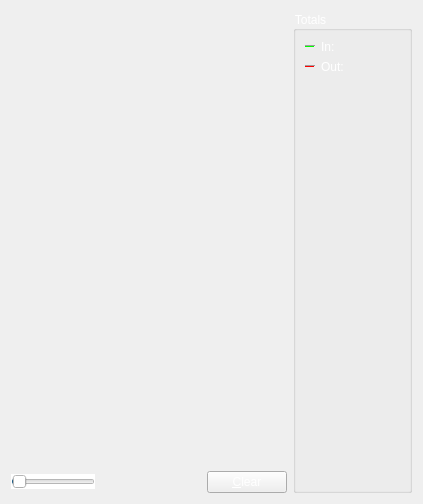
     <widget class="QWidget" name="tab_nettraffic">
      <attribute name="title">
       <string>&amp;Network Traffic</string>
      </attribute>
      <layout class="QHBoxLayout" name="horizontalLayout_3">
       <item>
        <layout class="QVBoxLayout" name="verticalLayout_4">
         <item>
          <widget class="TrafficGraphWidget" name="trafficGraph" native="true">
           <property name="sizePolicy">
            <sizepolicy hsizetype="Expanding" vsizetype="Expanding">
             <horstretch>0</horstretch>
             <verstretch>0</verstretch>
            </sizepolicy>
           </property>
          </widget>
         </item>
         <item>
          <layout class="QHBoxLayout" name="horizontalLayout_2">
           <item>
            <widget class="QSlider" name="sldGraphRange">
             <property name="styleSheet">
              <string notr="true">background: rgb(255, 255, 255);</string>
             </property>
             <property name="minimum">
              <number>1</number>
             </property>
             <property name="maximum">
              <number>288</number>
             </property>
             <property name="pageStep">
              <number>12</number>
             </property>
             <property name="value">
              <number>6</number>
             </property>
             <property name="orientation">
              <enum>Qt::Horizontal</enum>
             </property>
            </widget>
           </item>
           <item>
            <widget class="QLabel" name="lblGraphRange">
             <property name="minimumSize">
              <size>
               <width>100</width>
               <height>0</height>
              </size>
             </property>
             <property name="styleSheet">
              <string notr="true">color: rgb(255, 255, 255);</string>
             </property>
             <property name="alignment">
              <set>Qt::AlignCenter</set>
             </property>
            </widget>
           </item>
           <item>
            <widget class="QPushButton" name="btnClearTrafficGraph">
             <property name="styleSheet">
              <string notr="true">color: rgb(255, 255, 255);</string>
             </property>
             <property name="text">
              <string>&amp;Clear</string>
             </property>
            </widget>
           </item>
          </layout>
         </item>
        </layout>
       </item>
       <item>
        <layout class="QVBoxLayout" name="verticalLayout">
         <item>
          <widget class="QGroupBox" name="groupBox">
           <property name="styleSheet">
            <string notr="true">color: rgb(255, 255, 255);</string>
           </property>
           <property name="title">
            <string>Totals</string>
           </property>
           <layout class="QVBoxLayout" name="verticalLayout_5">
            <item>
             <layout class="QHBoxLayout" name="horizontalLayout_4">
              <item>
               <widget class="Line" name="line">
                <property name="sizePolicy">
                 <sizepolicy hsizetype="Fixed" vsizetype="Fixed">
                  <horstretch>0</horstretch>
                  <verstretch>0</verstretch>
                 </sizepolicy>
                </property>
                <property name="minimumSize">
                 <size>
                  <width>10</width>
                  <height>0</height>
                 </size>
                </property>
                <property name="palette">
                 <palette>
                  <active>
                   <colorrole role="WindowText">
                    <brush brushstyle="SolidPattern">
                     <color alpha="255">
                      <red>255</red>
                      <green>255</green>
                      <blue>255</blue>
                     </color>
                    </brush>
                   </colorrole>
                   <colorrole role="Light">
                    <brush brushstyle="SolidPattern">
                     <color alpha="255">
                      <red>0</red>
                      <green>255</green>
                      <blue>0</blue>
                     </color>
                    </brush>
                   </colorrole>
                   <colorrole role="Text">
                    <brush brushstyle="SolidPattern">
                     <color alpha="255">
                      <red>255</red>
                      <green>255</green>
                      <blue>255</blue>
                     </color>
                    </brush>
                   </colorrole>
                   <colorrole role="ButtonText">
                    <brush brushstyle="SolidPattern">
                     <color alpha="255">
                      <red>255</red>
                      <green>255</green>
                      <blue>255</blue>
                     </color>
                    </brush>
                   </colorrole>
                  </active>
                  <inactive>
                   <colorrole role="WindowText">
                    <brush brushstyle="SolidPattern">
                     <color alpha="255">
                      <red>255</red>
                      <green>255</green>
                      <blue>255</blue>
                     </color>
                    </brush>
                   </colorrole>
                   <colorrole role="Light">
                    <brush brushstyle="SolidPattern">
                     <color alpha="255">
                      <red>0</red>
                      <green>255</green>
                      <blue>0</blue>
                     </color>
                    </brush>
                   </colorrole>
                   <colorrole role="Text">
                    <brush brushstyle="SolidPattern">
                     <color alpha="255">
                      <red>255</red>
                      <green>255</green>
                      <blue>255</blue>
                     </color>
                    </brush>
                   </colorrole>
                   <colorrole role="ButtonText">
                    <brush brushstyle="SolidPattern">
                     <color alpha="255">
                      <red>255</red>
                      <green>255</green>
                      <blue>255</blue>
                     </color>
                    </brush>
                   </colorrole>
                  </inactive>
                  <disabled>
                   <colorrole role="WindowText">
                    <brush brushstyle="SolidPattern">
                     <color alpha="255">
                      <red>255</red>
                      <green>255</green>
                      <blue>255</blue>
                     </color>
                    </brush>
                   </colorrole>
                   <colorrole role="Light">
                    <brush brushstyle="SolidPattern">
                     <color alpha="255">
                      <red>0</red>
                      <green>255</green>
                      <blue>0</blue>
                     </color>
                    </brush>
                   </colorrole>
                   <colorrole role="Text">
                    <brush brushstyle="SolidPattern">
                     <color alpha="255">
                      <red>255</red>
                      <green>255</green>
                      <blue>255</blue>
                     </color>
                    </brush>
                   </colorrole>
                   <colorrole role="ButtonText">
                    <brush brushstyle="SolidPattern">
                     <color alpha="255">
                      <red>255</red>
                      <green>255</green>
                      <blue>255</blue>
                     </color>
                    </brush>
                   </colorrole>
                  </disabled>
                 </palette>
                </property>
                <property name="orientation">
                 <enum>Qt::Horizontal</enum>
                </property>
               </widget>
              </item>
              <item>
               <widget class="QLabel" name="label_16">
                <property name="text">
                 <string>In:</string>
                </property>
               </widget>
              </item>
              <item>
               <widget class="QLabel" name="lblBytesIn">
                <property name="minimumSize">
                 <size>
                  <width>50</width>
                  <height>0</height>
                 </size>
                </property>
                <property name="alignment">
                 <set>Qt::AlignRight|Qt::AlignTrailing|Qt::AlignVCenter</set>
                </property>
               </widget>
              </item>
             </layout>
            </item>
            <item>
             <layout class="QHBoxLayout" name="horizontalLayout_5">
              <item>
               <widget class="Line" name="line_2">
                <property name="sizePolicy">
                 <sizepolicy hsizetype="Fixed" vsizetype="Fixed">
                  <horstretch>0</horstretch>
                  <verstretch>0</verstretch>
                 </sizepolicy>
                </property>
                <property name="minimumSize">
                 <size>
                  <width>10</width>
                  <height>0</height>
                 </size>
                </property>
                <property name="palette">
                 <palette>
                  <active>
                   <colorrole role="WindowText">
                    <brush brushstyle="SolidPattern">
                     <color alpha="255">
                      <red>255</red>
                      <green>255</green>
                      <blue>255</blue>
                     </color>
                    </brush>
                   </colorrole>
                   <colorrole role="Light">
                    <brush brushstyle="SolidPattern">
                     <color alpha="255">
                      <red>255</red>
                      <green>0</green>
                      <blue>0</blue>
                     </color>
                    </brush>
                   </colorrole>
                   <colorrole role="Text">
                    <brush brushstyle="SolidPattern">
                     <color alpha="255">
                      <red>255</red>
                      <green>255</green>
                      <blue>255</blue>
                     </color>
                    </brush>
                   </colorrole>
                   <colorrole role="ButtonText">
                    <brush brushstyle="SolidPattern">
                     <color alpha="255">
                      <red>255</red>
                      <green>255</green>
                      <blue>255</blue>
                     </color>
                    </brush>
                   </colorrole>
                  </active>
                  <inactive>
                   <colorrole role="WindowText">
                    <brush brushstyle="SolidPattern">
                     <color alpha="255">
                      <red>255</red>
                      <green>255</green>
                      <blue>255</blue>
                     </color>
                    </brush>
                   </colorrole>
                   <colorrole role="Light">
                    <brush brushstyle="SolidPattern">
                     <color alpha="255">
                      <red>255</red>
                      <green>0</green>
                      <blue>0</blue>
                     </color>
                    </brush>
                   </colorrole>
                   <colorrole role="Text">
                    <brush brushstyle="SolidPattern">
                     <color alpha="255">
                      <red>255</red>
                      <green>255</green>
                      <blue>255</blue>
                     </color>
                    </brush>
                   </colorrole>
                   <colorrole role="ButtonText">
                    <brush brushstyle="SolidPattern">
                     <color alpha="255">
                      <red>255</red>
                      <green>255</green>
                      <blue>255</blue>
                     </color>
                    </brush>
                   </colorrole>
                  </inactive>
                  <disabled>
                   <colorrole role="WindowText">
                    <brush brushstyle="SolidPattern">
                     <color alpha="255">
                      <red>255</red>
                      <green>255</green>
                      <blue>255</blue>
                     </color>
                    </brush>
                   </colorrole>
                   <colorrole role="Light">
                    <brush brushstyle="SolidPattern">
                     <color alpha="255">
                      <red>255</red>
                      <green>0</green>
                      <blue>0</blue>
                     </color>
                    </brush>
                   </colorrole>
                   <colorrole role="Text">
                    <brush brushstyle="SolidPattern">
                     <color alpha="255">
                      <red>255</red>
                      <green>255</green>
                      <blue>255</blue>
                     </color>
                    </brush>
                   </colorrole>
                   <colorrole role="ButtonText">
                    <brush brushstyle="SolidPattern">
                     <color alpha="255">
                      <red>255</red>
                      <green>255</green>
                      <blue>255</blue>
                     </color>
                    </brush>
                   </colorrole>
                  </disabled>
                 </palette>
                </property>
                <property name="orientation">
                 <enum>Qt::Horizontal</enum>
                </property>
               </widget>
              </item>
              <item>
               <widget class="QLabel" name="label_17">
                <property name="text">
                 <string>Out:</string>
                </property>
               </widget>
              </item>
              <item>
               <widget class="QLabel" name="lblBytesOut">
                <property name="minimumSize">
                 <size>
                  <width>50</width>
                  <height>0</height>
                 </size>
                </property>
                <property name="alignment">
                 <set>Qt::AlignRight|Qt::AlignTrailing|Qt::AlignVCenter</set>
                </property>
               </widget>
              </item>
             </layout>
            </item>
            <item>
             <spacer name="verticalSpacer_4">
              <property name="orientation">
               <enum>Qt::Vertical</enum>
              </property>
              <property name="sizeHint" stdset="0">
               <size>
                <width>20</width>
                <height>407</height>
               </size>
              </property>
             </spacer>
            </item>
           </layout>
          </widget>
         </item>
        </layout>
       </item>
      </layout>
     </widget>
